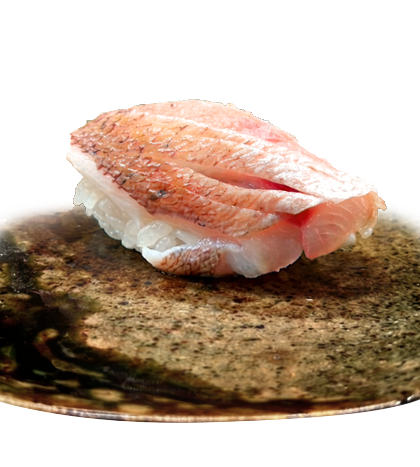
#> input picture images/photo/sushi-photo-0.original.png, 420 x 467 px
$ python compose-hero-sushi-photo-bg.py
#> lines starting #> are read from the running program, lines starting #| are printed output that depends on the picture
#!/usr/bin/env python3
"""
ヒーロー用 sushi-photo-0.png: 近白背景を bg 画像で置換し、皿領域の彩度を落としてニュートラル化。
依存: Pillow のみ（numpy 不要）。

使用例:
  python3 scripts/compose-hero-sushi-photo-bg.py

参照（ローカル）:
  元: images/photo/sushi-photo-0.original.png
  背景: images/bg/5453670612.png
  出力: images/photo/sushi-photo-0.png
"""
from __future__ import annotations

import argparse
import math
from pathlib import Path

from PIL import Image

ROOT = Path(__file__).resolve().parents[1]


def cover_crop_resize(bg: Image.Image, tw: int, th: int) -> Image.Image:
    bw, bh = bg.size
    scale = max(tw / bw, th / bh)
    nw, nh = int(bw * scale + 0.5), int(bh * scale + 0.5)
    bg = bg.resize((nw, nh), Image.Resampling.LANCZOS)
    x0 = (nw - tw) // 2
    y0 = (nh - th) // 2
    return bg.crop((x0, y0, x0 + tw, y0 + th))


def main() -> None:
    p = argparse.ArgumentParser()
    p.add_argument("--input", type=Path, default=ROOT / "images/photo/sushi-photo-0.original.png")
    p.add_argument("--bg", type=Path, default=ROOT / "images/bg/5453670612.png")
    p.add_argument("--output", type=Path, default=ROOT / "images/photo/sushi-photo-0.png")
    p.add_argument(
        "--white-cut",
        type=int,
        default=242,
        help="RGB がすべてこの値以上なら背景（アンチエイリアス対策で 248 より緩め）",
    )
    args = p.parse_args()

    fg = Image.open(args.input).convert("RGBA")
#> fg is the input picture: PIL image 420x467 RGBA; mean R, G, B, A 186.3, 165.2, 148.4, 143.9
    w, h = fg.size
#> w = 420; h = 467
    px = fg.load()
    bg_img = cover_crop_resize(Image.open(args.bg).convert("RGBA"), w, h)
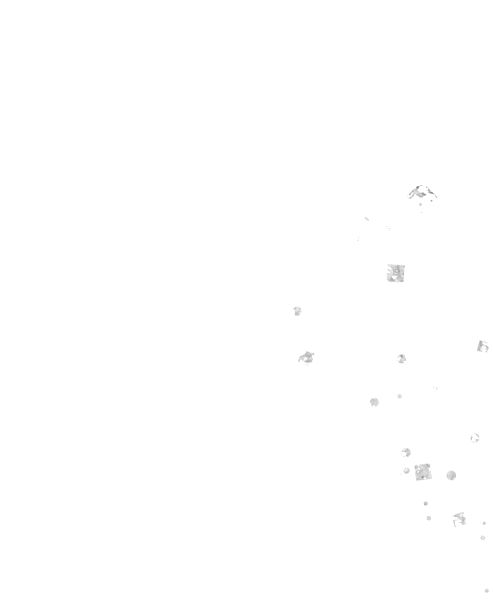
#> input picture images/bg/5453670612.png, 493 x 600 px
#> in cover_crop_resize, `bw, bh = bg.size`: bw = 493; bh = 600
#> in cover_crop_resize, `scale = max(tw / bw, th / bh)`: scale = 0.852
#> in cover_crop_resize, `nw, nh = int(bw * scale + 0.5), int(bh * scale + 0.5)`: nw = 420; nh = 511
#> in cover_crop_resize, `x0 = (nw - tw) // 2`: x0 = 0
#> in cover_crop_resize, `y0 = (nh - th) // 2`: y0 = 22
#> in cover_crop_resize, `return bg.crop((x0, y0, x0 + tw, y0 + th))`:
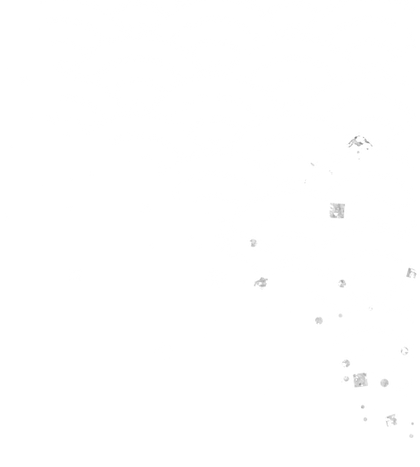
#> returned value: PIL image 420x467 RGBA; mean R, G, B, A 73.8, 73.8, 73.8, 23; transparent parts drawn white
    bp = bg_img.load()

    cx, cy = w * 0.5, h * 0.58
#> cx = 210; cy = 270.9
    max_r = max(w, h) * 0.42
#> max_r = 196.1

    for y in range(h):
        for x in range(w):
            r, g, b, al = px[x, y]
            luma = 0.299 * r + 0.587 * g + 0.114 * b
            maxc = max(r, g, b)
            minc = min(r, g, b)
            sat = 0.0 if maxc < 1 else (maxc - minc) / maxc

            dist = math.hypot(x - cx, y - cy)

            if r >= args.white_cut and g >= args.white_cut and b >= args.white_cut:
                br, bgc, bb, _ = bp[x, y]
                px[x, y] = (br, bgc, bb, 255)
                continue

            skin = (r > g + 18) and (r > b + 5) and luma > 70
            plate_like = (
                (luma < 210)
                and (luma > 22)
                and (sat > 0.05)
                and (dist < max_r)
                and (y > h * 0.20)
                and (not skin)
                and (luma < 188)
            )
            if plate_like:
                gry = luma
                # 皿の色味を弱め、明るいグレー皿に近づける
                nr = int(gry * 0.22 + 232)
                ng = int(gry * 0.22 + 232)
                nb = int(gry * 0.22 + 232)
                br, bgc, bb, _ = bp[x, y]
                blend = 0.62
                tr = int(nr * blend + br * (1 - blend))
                tg = int(ng * blend + bgc * (1 - blend))
                tb = int(nb * blend + bb * (1 - blend))
                px[x, y] = (tr, tg, tb, 255)

    fg.save(args.output, optimize=True)
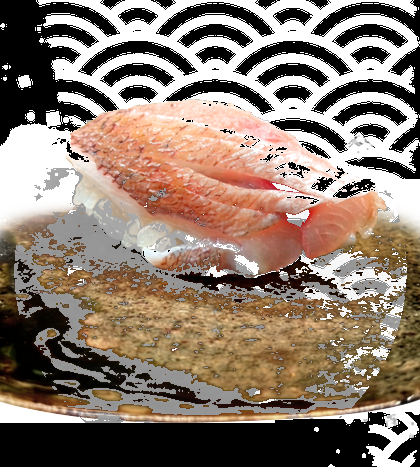
#> saved as sushi-photo-0.png: PIL image 420x467 RGBA; mean R, G, B, A 136, 118, 104, 241.8; transparent parts drawn white
    print("wrote", args.output)


if __name__ == "__main__":
    main()
